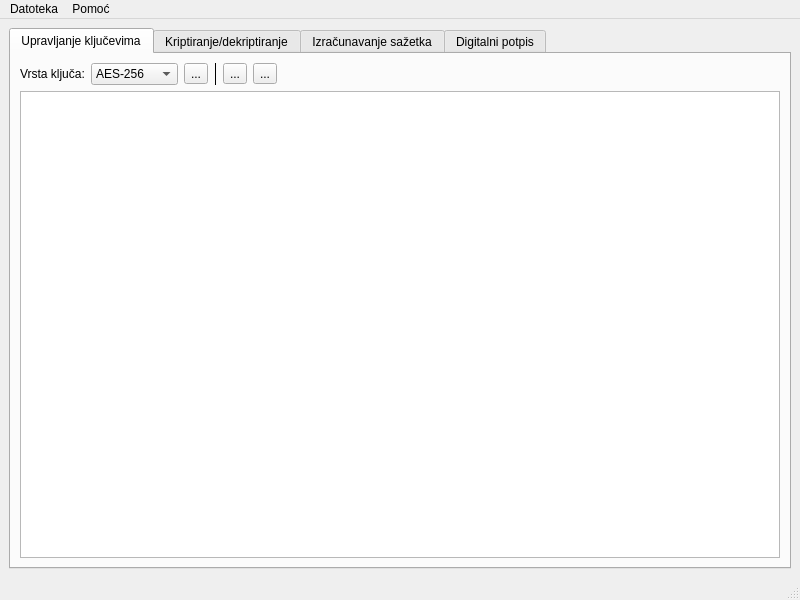
<?xml version="1.0" encoding="UTF-8"?>
<ui version="4.0">
 <class>MainWindow</class>
 <widget class="QMainWindow" name="MainWindow">
  <property name="geometry">
   <rect>
    <x>0</x>
    <y>0</y>
    <width>800</width>
    <height>600</height>
   </rect>
  </property>
  <property name="windowTitle">
   <string>qEnigmator</string>
  </property>
  <widget class="QWidget" name="centralwidget">
   <layout class="QGridLayout" name="gridLayout">
    <item row="0" column="0">
     <widget class="QTabWidget" name="tabWidgetMain">
      <property name="currentIndex">
       <number>0</number>
      </property>
      <property name="iconSize">
       <size>
        <width>24</width>
        <height>24</height>
       </size>
      </property>
      <widget class="QWidget" name="tab">
       <attribute name="icon">
        <iconset resource="icons.qrc">
         <normaloff>:/icons/icons8-bunch-of-keys-48.png</normaloff>:/icons/icons8-bunch-of-keys-48.png</iconset>
       </attribute>
       <attribute name="title">
        <string>Upravljanje ključevima</string>
       </attribute>
       <layout class="QVBoxLayout" name="verticalLayout">
        <item>
         <layout class="QHBoxLayout" name="horizontalLayout_4">
          <item>
           <widget class="QLabel" name="label">
            <property name="text">
             <string>Vrsta ključa:</string>
            </property>
           </widget>
          </item>
          <item>
           <widget class="QComboBox" name="comboBox_1_KeyType">
            <item>
             <property name="text">
              <string>AES-256</string>
             </property>
            </item>
            <item>
             <property name="text">
              <string>RSA-1024</string>
             </property>
            </item>
           </widget>
          </item>
          <item>
           <widget class="QToolButton" name="toolButton_1_Generate">
            <property name="toolTip">
             <string>Stvori ključ </string>
            </property>
            <property name="text">
             <string>...</string>
            </property>
            <property name="icon">
             <iconset resource="icons.qrc">
              <normaloff>:/icons/icons8-add-key-48.png</normaloff>:/icons/icons8-add-key-48.png</iconset>
            </property>
            <property name="iconSize">
             <size>
              <width>20</width>
              <height>20</height>
             </size>
            </property>
            <property name="toolButtonStyle">
             <enum>Qt::ToolButtonIconOnly</enum>
            </property>
           </widget>
          </item>
          <item>
           <widget class="Line" name="line_2">
            <property name="frameShadow">
             <enum>QFrame::Plain</enum>
            </property>
            <property name="orientation">
             <enum>Qt::Vertical</enum>
            </property>
           </widget>
          </item>
          <item>
           <widget class="QToolButton" name="toolButton_1_KeyPreview">
            <property name="toolTip">
             <string>Pregledaj ključ</string>
            </property>
            <property name="text">
             <string>...</string>
            </property>
            <property name="icon">
             <iconset resource="icons.qrc">
              <normaloff>:/icons/icons8-analyze-48.png</normaloff>:/icons/icons8-analyze-48.png</iconset>
            </property>
            <property name="iconSize">
             <size>
              <width>20</width>
              <height>20</height>
             </size>
            </property>
           </widget>
          </item>
          <item>
           <widget class="QToolButton" name="toolButton_1_ClearPlainText">
            <property name="toolTip">
             <string>Očisti</string>
            </property>
            <property name="text">
             <string>...</string>
            </property>
            <property name="icon">
             <iconset resource="icons.qrc">
              <normaloff>:/icons/icons8-remove-48.png</normaloff>:/icons/icons8-remove-48.png</iconset>
            </property>
            <property name="iconSize">
             <size>
              <width>20</width>
              <height>20</height>
             </size>
            </property>
           </widget>
          </item>
          <item>
           <spacer name="horizontalSpacer_2">
            <property name="orientation">
             <enum>Qt::Horizontal</enum>
            </property>
            <property name="sizeHint" stdset="0">
             <size>
              <width>40</width>
              <height>20</height>
             </size>
            </property>
           </spacer>
          </item>
         </layout>
        </item>
        <item>
         <widget class="QPlainTextEdit" name="plainTextEdit_1">
          <property name="font">
           <font>
            <pointsize>12</pointsize>
           </font>
          </property>
          <property name="readOnly">
           <bool>true</bool>
          </property>
         </widget>
        </item>
       </layout>
      </widget>
      <widget class="QWidget" name="tab_2">
       <attribute name="icon">
        <iconset resource="icons.qrc">
         <normaloff>:/icons/icons8-lock2-48.png</normaloff>:/icons/icons8-lock2-48.png</iconset>
       </attribute>
       <attribute name="title">
        <string>Kriptiranje/dekriptiranje</string>
       </attribute>
       <layout class="QVBoxLayout" name="verticalLayout_3">
        <item>
         <layout class="QHBoxLayout" name="horizontalLayout_5">
          <item>
           <widget class="QToolButton" name="toolButton_2_LoadPlainText">
            <property name="toolTip">
             <string>Učitaj iz datoteke</string>
            </property>
            <property name="text">
             <string>...</string>
            </property>
            <property name="icon">
             <iconset resource="icons.qrc">
              <normaloff>:/icons/icons8-folder-48.png</normaloff>:/icons/icons8-folder-48.png</iconset>
            </property>
            <property name="iconSize">
             <size>
              <width>20</width>
              <height>20</height>
             </size>
            </property>
           </widget>
          </item>
          <item>
           <widget class="QToolButton" name="toolButton_2_SavePlainText">
            <property name="toolTip">
             <string>Spremi u datoteku</string>
            </property>
            <property name="text">
             <string>...</string>
            </property>
            <property name="icon">
             <iconset resource="icons.qrc">
              <normaloff>:/icons/icons8-save-48.png</normaloff>:/icons/icons8-save-48.png</iconset>
            </property>
            <property name="iconSize">
             <size>
              <width>20</width>
              <height>20</height>
             </size>
            </property>
           </widget>
          </item>
          <item>
           <widget class="Line" name="line_3">
            <property name="frameShadow">
             <enum>QFrame::Plain</enum>
            </property>
            <property name="orientation">
             <enum>Qt::Vertical</enum>
            </property>
           </widget>
          </item>
          <item>
           <widget class="QToolButton" name="toolButton_2_EncryptPlainText">
            <property name="toolTip">
             <string>Kriptiraj datoteku</string>
            </property>
            <property name="text">
             <string>...</string>
            </property>
            <property name="icon">
             <iconset resource="icons.qrc">
              <normaloff>:/icons/icons8-lock-48.png</normaloff>:/icons/icons8-lock-48.png</iconset>
            </property>
            <property name="iconSize">
             <size>
              <width>20</width>
              <height>20</height>
             </size>
            </property>
           </widget>
          </item>
          <item>
           <widget class="QToolButton" name="toolButton_2_DecryptPlainText">
            <property name="toolTip">
             <string>Dekriptiraj datoteku</string>
            </property>
            <property name="text">
             <string>...</string>
            </property>
            <property name="icon">
             <iconset resource="icons.qrc">
              <normaloff>:/icons/icons8-padlock-48.png</normaloff>:/icons/icons8-padlock-48.png</iconset>
            </property>
            <property name="iconSize">
             <size>
              <width>20</width>
              <height>20</height>
             </size>
            </property>
           </widget>
          </item>
          <item>
           <widget class="Line" name="line_4">
            <property name="frameShadow">
             <enum>QFrame::Plain</enum>
            </property>
            <property name="orientation">
             <enum>Qt::Vertical</enum>
            </property>
           </widget>
          </item>
          <item>
           <widget class="QToolButton" name="toolButton_2_ClearPlainText">
            <property name="toolTip">
             <string>Očisti uređivač teksta i zatvori datoteku</string>
            </property>
            <property name="text">
             <string>...</string>
            </property>
            <property name="icon">
             <iconset resource="icons.qrc">
              <normaloff>:/icons/icons8-remove-48.png</normaloff>:/icons/icons8-remove-48.png</iconset>
            </property>
            <property name="iconSize">
             <size>
              <width>20</width>
              <height>20</height>
             </size>
            </property>
           </widget>
          </item>
          <item>
           <spacer name="horizontalSpacer_3">
            <property name="orientation">
             <enum>Qt::Horizontal</enum>
            </property>
            <property name="sizeHint" stdset="0">
             <size>
              <width>40</width>
              <height>20</height>
             </size>
            </property>
           </spacer>
          </item>
         </layout>
        </item>
        <item>
         <widget class="QPlainTextEdit" name="plainTextEdit_2">
          <property name="font">
           <font>
            <pointsize>12</pointsize>
           </font>
          </property>
         </widget>
        </item>
       </layout>
      </widget>
      <widget class="QWidget" name="tab_3">
       <attribute name="icon">
        <iconset resource="icons.qrc">
         <normaloff>:/icons/icons8-hashtag-large-48.png</normaloff>:/icons/icons8-hashtag-large-48.png</iconset>
       </attribute>
       <attribute name="title">
        <string>Izračunavanje sažetka</string>
       </attribute>
       <layout class="QVBoxLayout" name="verticalLayout_2">
        <item>
         <layout class="QHBoxLayout" name="horizontalLayout_3">
          <item>
           <widget class="QToolButton" name="toolButton_3_LoadPlainText">
            <property name="toolTip">
             <string>Učitaj iz datoteke</string>
            </property>
            <property name="text">
             <string>...</string>
            </property>
            <property name="icon">
             <iconset resource="icons.qrc">
              <normaloff>:/icons/icons8-folder-48.png</normaloff>:/icons/icons8-folder-48.png</iconset>
            </property>
            <property name="iconSize">
             <size>
              <width>20</width>
              <height>20</height>
             </size>
            </property>
            <property name="toolButtonStyle">
             <enum>Qt::ToolButtonIconOnly</enum>
            </property>
           </widget>
          </item>
          <item>
           <widget class="QToolButton" name="toolButton_3_SavePlainText">
            <property name="toolTip">
             <string>Spremi u datoteku</string>
            </property>
            <property name="text">
             <string>...</string>
            </property>
            <property name="icon">
             <iconset resource="icons.qrc">
              <normaloff>:/icons/icons8-save-48.png</normaloff>:/icons/icons8-save-48.png</iconset>
            </property>
            <property name="iconSize">
             <size>
              <width>20</width>
              <height>20</height>
             </size>
            </property>
           </widget>
          </item>
          <item>
           <widget class="Line" name="line">
            <property name="frameShadow">
             <enum>QFrame::Plain</enum>
            </property>
            <property name="orientation">
             <enum>Qt::Vertical</enum>
            </property>
           </widget>
          </item>
          <item>
           <widget class="QToolButton" name="toolButton_3_ClearPlainText">
            <property name="toolTip">
             <string>Očisti </string>
            </property>
            <property name="text">
             <string>...</string>
            </property>
            <property name="icon">
             <iconset resource="icons.qrc">
              <normaloff>:/icons/icons8-remove-48.png</normaloff>:/icons/icons8-remove-48.png</iconset>
            </property>
            <property name="iconSize">
             <size>
              <width>20</width>
              <height>20</height>
             </size>
            </property>
           </widget>
          </item>
          <item>
           <spacer name="horizontalSpacer">
            <property name="orientation">
             <enum>Qt::Horizontal</enum>
            </property>
            <property name="sizeHint" stdset="0">
             <size>
              <width>40</width>
              <height>20</height>
             </size>
            </property>
           </spacer>
          </item>
         </layout>
        </item>
        <item>
         <widget class="QPlainTextEdit" name="plainTextEdit_3">
          <property name="font">
           <font>
            <pointsize>12</pointsize>
           </font>
          </property>
         </widget>
        </item>
        <item>
         <layout class="QHBoxLayout" name="horizontalLayout">
          <item>
           <widget class="QLabel" name="label_2">
            <property name="text">
             <string>Hash #1:</string>
            </property>
           </widget>
          </item>
          <item>
           <widget class="QLineEdit" name="lineEdit_3_CalculatedHash">
            <property name="font">
             <font>
              <family>Ubuntu Mono</family>
              <pointsize>12</pointsize>
             </font>
            </property>
            <property name="toolTip">
             <string>Ovdje će se prikazati izračunati hash iz uređivača teksta.</string>
            </property>
           </widget>
          </item>
          <item>
           <widget class="QToolButton" name="toolButton_3_SaveHash">
            <property name="toolTip">
             <string>Spremi u datoteku</string>
            </property>
            <property name="text">
             <string>...</string>
            </property>
            <property name="icon">
             <iconset resource="icons.qrc">
              <normaloff>:/icons/icons8-save-48.png</normaloff>:/icons/icons8-save-48.png</iconset>
            </property>
            <property name="iconSize">
             <size>
              <width>20</width>
              <height>20</height>
             </size>
            </property>
           </widget>
          </item>
         </layout>
        </item>
        <item>
         <layout class="QHBoxLayout" name="horizontalLayout_2">
          <item>
           <widget class="QLabel" name="label_3">
            <property name="text">
             <string>Hash #2:</string>
            </property>
           </widget>
          </item>
          <item>
           <widget class="QLineEdit" name="lineEdit_3_LoadedHash">
            <property name="font">
             <font>
              <family>Ubuntu Mono</family>
              <pointsize>12</pointsize>
             </font>
            </property>
            <property name="toolTip">
             <string>Ovdje će se prikazati hash iz učitane datoteke.</string>
            </property>
           </widget>
          </item>
          <item>
           <widget class="QToolButton" name="toolButton_3_LoadHash">
            <property name="toolTip">
             <string>Učitaj iz datoteke</string>
            </property>
            <property name="text">
             <string>...</string>
            </property>
            <property name="icon">
             <iconset resource="icons.qrc">
              <normaloff>:/icons/icons8-folder-48.png</normaloff>:/icons/icons8-folder-48.png</iconset>
            </property>
            <property name="iconSize">
             <size>
              <width>20</width>
              <height>20</height>
             </size>
            </property>
           </widget>
          </item>
         </layout>
        </item>
        <item>
         <widget class="QLabel" name="label_3_CompareResult">
          <property name="sizePolicy">
           <sizepolicy hsizetype="Preferred" vsizetype="Fixed">
            <horstretch>0</horstretch>
            <verstretch>0</verstretch>
           </sizepolicy>
          </property>
          <property name="minimumSize">
           <size>
            <width>0</width>
            <height>16</height>
           </size>
          </property>
          <property name="maximumSize">
           <size>
            <width>16777215</width>
            <height>16</height>
           </size>
          </property>
          <property name="text">
           <string/>
          </property>
         </widget>
        </item>
       </layout>
      </widget>
      <widget class="QWidget" name="tab_4">
       <attribute name="icon">
        <iconset resource="icons.qrc">
         <normaloff>:/icons/icons8-checked-identification-documents-48.png</normaloff>:/icons/icons8-checked-identification-documents-48.png</iconset>
       </attribute>
       <attribute name="title">
        <string>Digitalni potpis</string>
       </attribute>
       <layout class="QVBoxLayout" name="verticalLayout_6">
        <item>
         <layout class="QHBoxLayout" name="horizontalLayout_8">
          <item>
           <widget class="QGroupBox" name="groupBox">
            <property name="title">
             <string>Izvorna datoteka</string>
            </property>
            <property name="alignment">
             <set>Qt::AlignLeading|Qt::AlignLeft|Qt::AlignVCenter</set>
            </property>
            <layout class="QVBoxLayout" name="verticalLayout_4">
             <item>
              <layout class="QHBoxLayout" name="horizontalLayout_6">
               <item>
                <widget class="QToolButton" name="toolButton_4_LoadPlainText">
                 <property name="toolTip">
                  <string>Učitaj iz datoteke</string>
                 </property>
                 <property name="text">
                  <string>...</string>
                 </property>
                 <property name="icon">
                  <iconset resource="icons.qrc">
                   <normaloff>:/icons/icons8-folder-48.png</normaloff>:/icons/icons8-folder-48.png</iconset>
                 </property>
                 <property name="iconSize">
                  <size>
                   <width>20</width>
                   <height>20</height>
                  </size>
                 </property>
                </widget>
               </item>
               <item>
                <widget class="QToolButton" name="toolButton_4_SavePlainText">
                 <property name="toolTip">
                  <string>Spremi u datoteku</string>
                 </property>
                 <property name="text">
                  <string>...</string>
                 </property>
                 <property name="icon">
                  <iconset resource="icons.qrc">
                   <normaloff>:/icons/icons8-save-48.png</normaloff>:/icons/icons8-save-48.png</iconset>
                 </property>
                 <property name="iconSize">
                  <size>
                   <width>20</width>
                   <height>20</height>
                  </size>
                 </property>
                </widget>
               </item>
               <item>
                <widget class="Line" name="line_5">
                 <property name="frameShadow">
                  <enum>QFrame::Plain</enum>
                 </property>
                 <property name="orientation">
                  <enum>Qt::Vertical</enum>
                 </property>
                </widget>
               </item>
               <item>
                <widget class="QToolButton" name="toolButton_4_SignPlainText">
                 <property name="toolTip">
                  <string>Digitalno potpiši</string>
                 </property>
                 <property name="text">
                  <string>...</string>
                 </property>
                 <property name="icon">
                  <iconset resource="icons.qrc">
                   <normaloff>:/icons/icons8-check-lock-48.png</normaloff>:/icons/icons8-check-lock-48.png</iconset>
                 </property>
                 <property name="iconSize">
                  <size>
                   <width>20</width>
                   <height>20</height>
                  </size>
                 </property>
                </widget>
               </item>
               <item>
                <widget class="Line" name="line_7">
                 <property name="frameShadow">
                  <enum>QFrame::Plain</enum>
                 </property>
                 <property name="orientation">
                  <enum>Qt::Vertical</enum>
                 </property>
                </widget>
               </item>
               <item>
                <widget class="QToolButton" name="toolButton_4_ClearPlainText">
                 <property name="toolTip">
                  <string>Očisti</string>
                 </property>
                 <property name="text">
                  <string>...</string>
                 </property>
                 <property name="icon">
                  <iconset resource="icons.qrc">
                   <normaloff>:/icons/icons8-remove-48.png</normaloff>:/icons/icons8-remove-48.png</iconset>
                 </property>
                 <property name="iconSize">
                  <size>
                   <width>20</width>
                   <height>20</height>
                  </size>
                 </property>
                </widget>
               </item>
               <item>
                <spacer name="horizontalSpacer_4">
                 <property name="orientation">
                  <enum>Qt::Horizontal</enum>
                 </property>
                 <property name="sizeHint" stdset="0">
                  <size>
                   <width>40</width>
                   <height>20</height>
                  </size>
                 </property>
                </spacer>
               </item>
              </layout>
             </item>
             <item>
              <widget class="QPlainTextEdit" name="plainTextEdit_4_Source">
               <property name="font">
                <font>
                 <pointsize>12</pointsize>
                </font>
               </property>
              </widget>
             </item>
             <item>
              <widget class="QLineEdit" name="lineEdit_4_SourceHash">
               <property name="font">
                <font>
                 <family>Ubuntu Mono</family>
                 <pointsize>12</pointsize>
                </font>
               </property>
               <property name="toolTip">
                <string>Ovdje će se prikazati izračunati hash iz izvorne datoteke</string>
               </property>
               <property name="readOnly">
                <bool>true</bool>
               </property>
              </widget>
             </item>
            </layout>
           </widget>
          </item>
          <item>
           <widget class="QGroupBox" name="groupBox_2">
            <property name="title">
             <string>Potpisana datoteka</string>
            </property>
            <layout class="QVBoxLayout" name="verticalLayout_5">
             <item>
              <layout class="QHBoxLayout" name="horizontalLayout_7">
               <item>
                <widget class="QToolButton" name="toolButton_4_LoadSignedText">
                 <property name="toolTip">
                  <string>Učitaj iz datoteke</string>
                 </property>
                 <property name="text">
                  <string>...</string>
                 </property>
                 <property name="icon">
                  <iconset resource="icons.qrc">
                   <normaloff>:/icons/icons8-folder-48.png</normaloff>:/icons/icons8-folder-48.png</iconset>
                 </property>
                 <property name="iconSize">
                  <size>
                   <width>20</width>
                   <height>20</height>
                  </size>
                 </property>
                </widget>
               </item>
               <item>
                <widget class="QToolButton" name="toolButton_4_SaveSignedText">
                 <property name="toolTip">
                  <string>Spremi u datoteku</string>
                 </property>
                 <property name="text">
                  <string>...</string>
                 </property>
                 <property name="icon">
                  <iconset resource="icons.qrc">
                   <normaloff>:/icons/icons8-save-48.png</normaloff>:/icons/icons8-save-48.png</iconset>
                 </property>
                 <property name="iconSize">
                  <size>
                   <width>20</width>
                   <height>20</height>
                  </size>
                 </property>
                </widget>
               </item>
               <item>
                <widget class="Line" name="line_6">
                 <property name="frameShadow">
                  <enum>QFrame::Plain</enum>
                 </property>
                 <property name="orientation">
                  <enum>Qt::Vertical</enum>
                 </property>
                </widget>
               </item>
               <item>
                <widget class="QToolButton" name="toolButton_4_VerifySignedText">
                 <property name="toolTip">
                  <string>Verificiraj digitalni potpis</string>
                 </property>
                 <property name="text">
                  <string>...</string>
                 </property>
                 <property name="icon">
                  <iconset resource="icons.qrc">
                   <normaloff>:/icons/icons8-approved-unlock-48.png</normaloff>:/icons/icons8-approved-unlock-48.png</iconset>
                 </property>
                 <property name="iconSize">
                  <size>
                   <width>20</width>
                   <height>20</height>
                  </size>
                 </property>
                </widget>
               </item>
               <item>
                <widget class="Line" name="line_8">
                 <property name="frameShadow">
                  <enum>QFrame::Plain</enum>
                 </property>
                 <property name="orientation">
                  <enum>Qt::Vertical</enum>
                 </property>
                </widget>
               </item>
               <item>
                <widget class="QToolButton" name="toolButton_4_ClearSignedText">
                 <property name="toolTip">
                  <string>Očisti</string>
                 </property>
                 <property name="text">
                  <string>...</string>
                 </property>
                 <property name="icon">
                  <iconset resource="icons.qrc">
                   <normaloff>:/icons/icons8-remove-48.png</normaloff>:/icons/icons8-remove-48.png</iconset>
                 </property>
                 <property name="iconSize">
                  <size>
                   <width>20</width>
                   <height>20</height>
                  </size>
                 </property>
                </widget>
               </item>
               <item>
                <spacer name="horizontalSpacer_5">
                 <property name="orientation">
                  <enum>Qt::Horizontal</enum>
                 </property>
                 <property name="sizeHint" stdset="0">
                  <size>
                   <width>40</width>
                   <height>20</height>
                  </size>
                 </property>
                </spacer>
               </item>
              </layout>
             </item>
             <item>
              <widget class="QPlainTextEdit" name="plainTextEdit_4_Sign">
               <property name="font">
                <font>
                 <pointsize>12</pointsize>
                </font>
               </property>
               <property name="readOnly">
                <bool>true</bool>
               </property>
              </widget>
             </item>
             <item>
              <widget class="QLineEdit" name="lineEdit_4_SignHash">
               <property name="font">
                <font>
                 <family>Ubuntu Mono</family>
                 <pointsize>12</pointsize>
                </font>
               </property>
               <property name="toolTip">
                <string>Ovdje će se prikazati dekriptirani hash iz digitalnog potpisa</string>
               </property>
               <property name="readOnly">
                <bool>true</bool>
               </property>
              </widget>
             </item>
            </layout>
           </widget>
          </item>
         </layout>
        </item>
        <item>
         <widget class="QLabel" name="label_4_VerificationResult">
          <property name="sizePolicy">
           <sizepolicy hsizetype="Preferred" vsizetype="Fixed">
            <horstretch>0</horstretch>
            <verstretch>0</verstretch>
           </sizepolicy>
          </property>
          <property name="minimumSize">
           <size>
            <width>0</width>
            <height>16</height>
           </size>
          </property>
          <property name="text">
           <string/>
          </property>
         </widget>
        </item>
       </layout>
      </widget>
     </widget>
    </item>
   </layout>
  </widget>
  <widget class="QMenuBar" name="menubar">
   <property name="geometry">
    <rect>
     <x>0</x>
     <y>0</y>
     <width>800</width>
     <height>20</height>
    </rect>
   </property>
   <widget class="QMenu" name="menuDatoteka">
    <property name="title">
     <string>Datoteka</string>
    </property>
    <addaction name="actionExit"/>
   </widget>
   <widget class="QMenu" name="menuO_programu">
    <property name="title">
     <string>Pomoć</string>
    </property>
    <addaction name="actionAbout"/>
   </widget>
   <addaction name="menuDatoteka"/>
   <addaction name="menuO_programu"/>
  </widget>
  <widget class="QStatusBar" name="statusbar"/>
  <action name="actionAbout">
   <property name="icon">
    <iconset resource="icons.qrc">
     <normaloff>:/icons/icons8-info-48.png</normaloff>:/icons/icons8-info-48.png</iconset>
   </property>
   <property name="text">
    <string>O programu</string>
   </property>
  </action>
  <action name="actionExit">
   <property name="icon">
    <iconset resource="icons.qrc">
     <normaloff>:/icons/icons8-cancel-48.png</normaloff>:/icons/icons8-cancel-48.png</iconset>
   </property>
   <property name="text">
    <string>Izlaz</string>
   </property>
  </action>
 </widget>
 <resources>
  <include location="icons.qrc"/>
 </resources>
 <connections/>
</ui>
